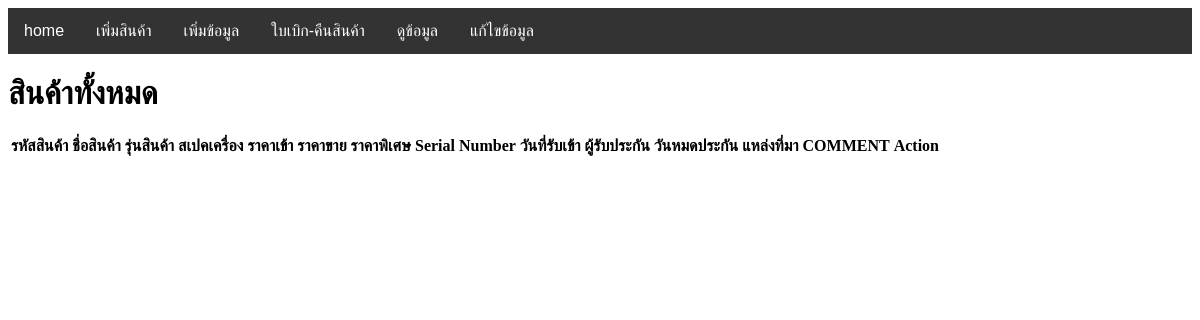
Before: /result/products.php with the older database file.
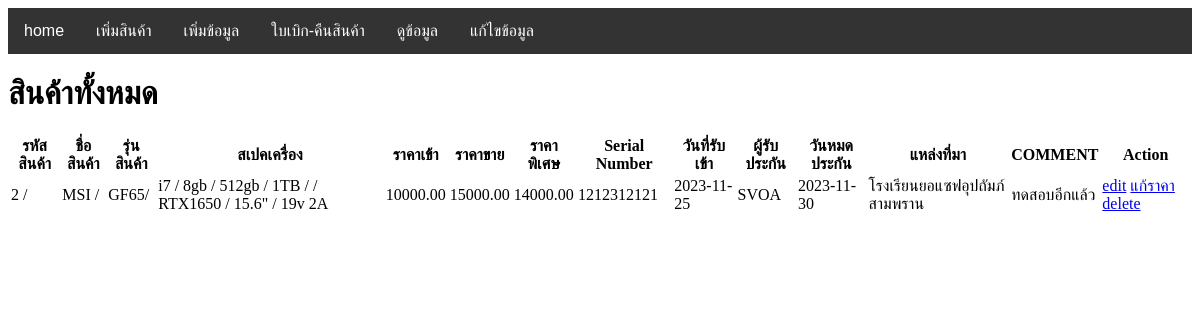
After: the same page with the newer database file.
### tables this page shows
CREATE TABLE `products` (
  `id` int(11) NOT NULL,
  `sku` int(11) NOT NULL,
  `brand` varchar(255) NOT NULL,
  `model` varchar(255) NOT NULL,
  `product_serial` varchar(255) NOT NULL,
  `product_date` date NOT NULL,
  `warranty_com_id` int(11) NOT NULL,
  `warranty` date NOT NULL,
  `dealer_id` int(11) NOT NULL,
  `price_buy` decimal(10,2) NOT NULL,
  `price_sell` decimal(10,2) NOT NULL,
  `price_net` decimal(10,2) NOT NULL,
  `comment` varchar(255) NOT NULL,
  `employee_id` int(11) NOT NULL
);

CREATE TABLE `spec_nb` (
  `sku` varchar(255) NOT NULL,
  `cpu` varchar(255) NOT NULL,
  `ram` varchar(255) NOT NULL,
  `ssd1` varchar(255) NOT NULL,
  `ssd2` varchar(255) NOT NULL,
  `hdd` varchar(255) NOT NULL,
  `vga` varchar(255) NOT NULL,
  `display` varchar(255) NOT NULL,
  `adapter` varchar(255) NOT NULL,
  `acc` varchar(255) NOT NULL
);

CREATE TABLE `warranty_com` (
  `warranty_com_id` int(11) NOT NULL,
  `warranty_com_name` varchar(255) NOT NULL
);

CREATE TABLE `dealer` (
  `dealer_id` int(11) NOT NULL,
  `dealer_name` varchar(255) NOT NULL,
  `dealer_address` varchar(255) NOT NULL,
  `dealer_phone` text NOT NULL
);

### result/products.php (the view, shortened to what this page needs)
<!DOCTYPE html>
<html lang="en">
<head>
</head>
<body>
    <?php include("../php/connectdb.php") ?>
    <?php include("../php/menu.php") ?>
    <h1> สินค้าทั้งหมด </h1>
    <div class="wrapper">
        <table class="table">
            <thead>
                <tr>
                    <th>รหัสสินค้า</th>
                    <th>ชื่อสินค้า</th>
                    <th>รุ่นสินค้า</th>
                    <th>สเปคเครื่อง</th>
                    <th>ราคาเข้า</th>
                    <th>ราคาขาย</th>
                    <th>ราคาพิเศษ</th>
                    <th>Serial Number</th>
                    <th>วันที่รับเข้า</th>
                    <th>ผู้รับประกัน</th>
                    <th>วันหมดประกัน</th>
                    <th>แหล่งที่มา</th>
                    <th>COMMENT</th>
                    <th>Action</th>
                </tr>
            </thead>
    <?php
         $sql = "SELECT products.sku,
         products.brand,
         products.model,
         products.product_serial,
         products.product_date,
         products.warranty_com_id,
         products.warranty,
         products.dealer_id,
         products.price_buy,
         products.price_sell,
         products.price_net,
         products.comment,
         products.employee_id,
         spec_nb.cpu,
         spec_nb.ram,
         spec_nb.ssd1,
         spec_nb.ssd2,
         spec_nb.hdd,
         spec_nb.vga,
         spec_nb.display,
         spec_nb.adapter,
         spec_nb.acc,
         warranty_com.warranty_com_name,
         dealer.dealer_name
         FROM products
         INNER JOIN spec_nb ON products.sku = spec_nb.sku
         INNER JOIN warranty_com ON products.warranty_com_id = warranty_com.warranty_com_id
         INNER JOIN dealer ON products.dealer_id = dealer.dealer_id";
        $result = mysqli_query($conn,$sql);
        while($row = $result->fetch_assoc()){
            echo "
            <tr>
            <td>$row[sku] /
            <td>$row[brand] /
            <td>$row[model]/
            <td>$row[cpu] /
            $row[ram] /
            $row[ssd1] /
            $row[ssd2] /
            $row[hdd] /
            $row[vga] /
            $row[display] /
            $row[adapter]
            </td>
            <td>$row[price_buy]</td>
            <td>$row[price_sell]</td>
            <td>$row[price_net]</td>
            <td>$row[product_serial]</td>
            <td>$row[product_date]</td>
            <td>$row[warranty_com_name]</td>
            <td>$row[warranty]</td>
            <td>$row[dealer_name]</td>
            <td>$row[comment]</td>
            <td>
                <a class='btn btn1' href='edit_product.php'>edit</a>
                <a class='btn btn1' href='price_edit.php'>แก้ราคา</a>
                <a class='btn btn2' href='delete.php'>delete</a>
            </td>
        </tr>
        ";
        }
    ?>
</body>
</html>

### php/menu.php (shortened to what this page needs)
<!DOCTYPE html>
<html lang="en">
<head>
</head>
<body>
  <div class="navbar">
    <a href="/index.php">home</a>
    <div class="dropdown">
      <button class="dropbtn">เพิ่มสินค้า
      </button>
    </div>
    <div class="dropdown">
      <button class="dropbtn">เพิ่มข้อมูล
      </button>
    </div>
    <div class="dropdown">
      <button class="dropbtn">ใบเบิก-คืนสินค้า
      </button>
    </div>
    <div class="dropdown">
      <button class="dropbtn">ดูข้อมูล
      </button>
    </div>
    <div class="dropdown">
      <button class="dropbtn">แก้ไขข้อมูล
      </button>
    </div>
  </div>
</body>
</html>

### php/menu.php (style rules this page uses)
.navbar { overflow: hidden; background-color: #333; font-family: Arial; }
.navbar a { float: left; font-size: 16px; color: white; text-align: center; padding: 14px 16px; text-decoration: none; }
.dropdown { float: left; overflow: hidden; }
.dropdown .dropbtn { font-size: 16px; border: none; outline: none; color: white; padding: 14px 16px; background-color: inherit; font-family: inherit; margin: 0; }

Changed rows visible on the page:
added products: sku "2", brand "MSI", model "GF65", spec_nb.cpu "i7", spec_nb.ram "8gb", spec_nb.ssd1 "512gb", spec_nb.ssd2 "1TB", spec_nb.vga "RTX1650", spec_nb.display "15.6\"", spec_nb.adapter "19v 2A", price_buy "10000.00", price_sell "15000.00", price_net "14000.00", product_serial "1212312121", product_date "2023-11-25", warranty_com.warranty_com_name "SVOA", warranty "2023-11-30", dealer.dealer_name "โรงเรียนยอแซฟอุปถัมภ์ สามพราน", comment "ทดสอบอีกแล้ว"
